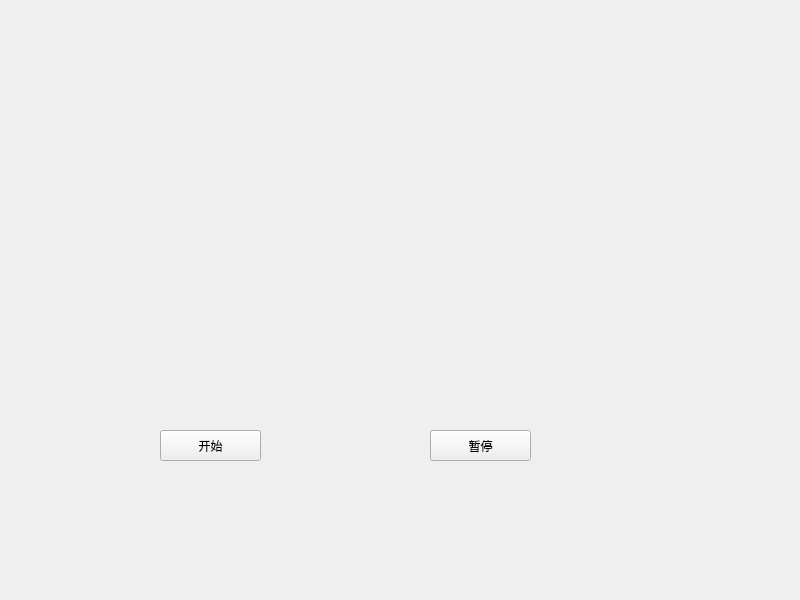
<?xml version="1.0" encoding="UTF-8"?>
<ui version="4.0">
 <class>Widget</class>
 <widget class="QWidget" name="Widget">
  <property name="geometry">
   <rect>
    <x>0</x>
    <y>0</y>
    <width>800</width>
    <height>600</height>
   </rect>
  </property>
  <property name="windowTitle">
   <string>Widget</string>
  </property>
  <widget class="QLabel" name="label">
   <property name="geometry">
    <rect>
     <x>130</x>
     <y>50</y>
     <width>471</width>
     <height>301</height>
    </rect>
   </property>
   <property name="text">
    <string/>
   </property>
   <property name="scaledContents">
    <bool>true</bool>
   </property>
  </widget>
  <widget class="QPushButton" name="startButton">
   <property name="geometry">
    <rect>
     <x>160</x>
     <y>430</y>
     <width>101</width>
     <height>31</height>
    </rect>
   </property>
   <property name="text">
    <string>开始</string>
   </property>
  </widget>
  <widget class="QPushButton" name="stopButton">
   <property name="geometry">
    <rect>
     <x>430</x>
     <y>430</y>
     <width>101</width>
     <height>31</height>
    </rect>
   </property>
   <property name="text">
    <string>暂停</string>
   </property>
  </widget>
 </widget>
 <resources/>
 <connections/>
</ui>
